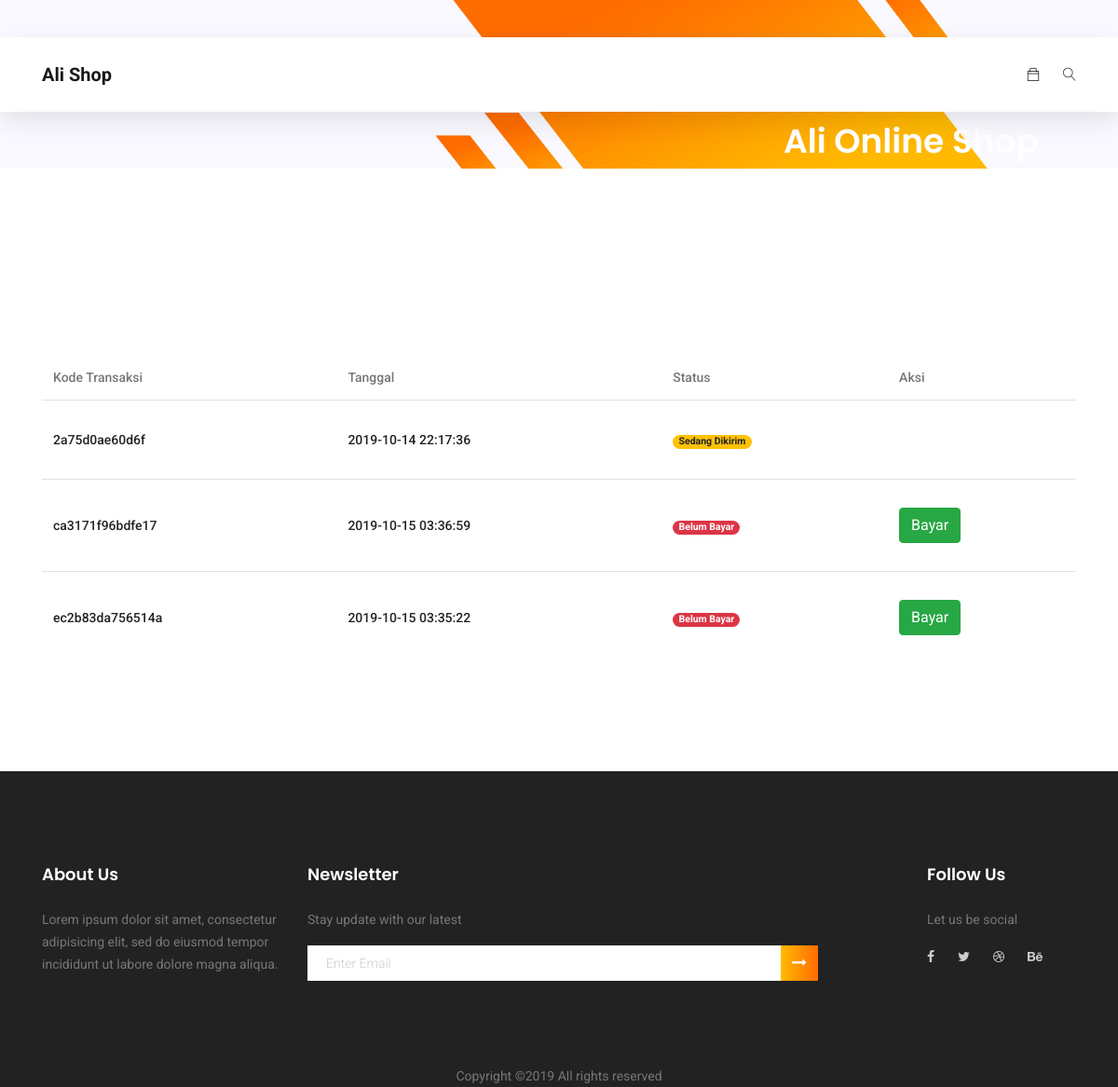
/index.php/transaksi, run on the app's committed database.
### tables this page shows
CREATE TABLE `penjualan`  (
  `NoPenjualan` varchar(255) NOT NULL,
  `Tanggal` varchar(255) NULL DEFAULT NULL,
  `Total` int(1) NULL DEFAULT NULL,
  `Nama` varchar(255) NULL DEFAULT NULL,
  `HP` varchar(255) NULL DEFAULT NULL,
  `Alamat` varchar(255) NULL DEFAULT NULL,
  `Kota` varchar(255) NULL DEFAULT NULL,
  `KodePos` varchar(255) NULL DEFAULT NULL,
  `Email` varchar(255) NULL DEFAULT NULL,
  `Status` varchar(255) NOT NULL,
  `Ongkir` int(1) NULL DEFAULT NULL,
  `Provinsi` varchar(255) NULL DEFAULT NULL,
  `Kurir` varchar(255) NULL DEFAULT NULL,
  `ServiceKurir` varchar(255) NULL DEFAULT NULL,
  UNIQUE INDEX `U_PENJUALAN`(`NoPenjualan`) USING BTREE
);

### application/controllers/Transaksi.php (called while the page is built, shortened)
<?php if ( ! defined('BASEPATH')) exit('No direct script access allowed');
class Transaksi extends CI_Controller {
    public function __construct(){
        $this->load->helper(array('form', 'url'));
        $this->load->model('PenjualanModel');
        $this->load->model('BarangModel');
    }
    public function index(){
        $data = array();
        $data['dataTransaksi'] = $this->PenjualanModel->getAll();
        $data['Content'] = $this->load->view('admin/transaksi', $data, TRUE);
        $this->load->view('shop/template', $data);
    }
}

### index.php (called while the page is built, shortened)
<?php
require_once BASEPATH.'core/CodeIgniter.php';

### application/models/PenjualanModel.php (called while the page is built, shortened)
<?php
class PenjualanModel extends CI_Model {
    function getAll()
    {
        $this->db->select("*");
        $this->db->from("penjualan");
        $query = $this->db->get();
        if(!$query->num_rows() < 1) {
            return $query->result();
        }else{
            return false;
        }
    }
}

### application/views/admin/transaksi.php (the view)
<section class="cart_area">
    <div class="container">
        <div class="cart_inner">
            <div class="table-responsive">
                <table class="table">
                    <thead>
                        <tr>
                            <th scope="col">Kode Transaksi</th>
                            <th scope="col">Tanggal</th>
                            <th scope="col">Status</th>
                            <th scope="col">Aksi</th>
                        </tr>
                    </thead>
                    <tbody>
                        <?php if(isset($dataTransaksi)) { $i=0; foreach ($dataTransaksi as $Transaksi) { ?>
                        <tr>
                            <td>
                                <h5><?php echo ($Transaksi->NoPenjualan) ?></h5>
                            </td>
                            <td>
                                <h5><?php echo ($Transaksi->Tanggal) ?></h5>
                            </td>
                            <td>
                                <?php if ($Transaksi->Status == 'Belum Bayar') { ?>
                                <span class="badge badge-pill badge-danger">Belum Bayar</span>
                                <?php } else if ($Transaksi->Status == 'Sudah Bayar') { ?>
                                <span class="badge badge-pill badge-success">Sudah Bayar</span>
                                <?php } else { ?>
                                <span class="badge badge-pill badge-warning">Sedang Dikirim</span>
                                <?php } ?>
                            </td>
                            <td>
                                <?php if ($Transaksi->Status == 'Belum Bayar') { ?>
                                <a class="btn btn-success" href="<?php echo base_url()?>Transaksi/bayar/<?php echo ($Transaksi->NoPenjualan) ?>">Bayar</a>
                                <?php } else if ($Transaksi->Status == 'Sudah Bayar') { ?>
                                <a class="btn btn-primary" href="<?php echo base_url()?>Transaksi/kirim/<?php echo ($Transaksi->NoPenjualan) ?>">Kirim</a>
                                <?php } ?>
                            </td>
                        </tr>
                        <?php } } else { ?>
                            <tr>
                                <td colspan="4"> Tidak ada transaksi</td>
                            </tr>
                        <?php } ?>
                    </tbody>
                </table>
            </div>
        </div>
    </div>
</section>

### data on the page
penjualan: NoPenjualan "2a75d0ae60d6f", Tanggal "2019-10-14 22:17:36", Status "Sedang Dikirim"
penjualan: NoPenjualan "ca3171f96bdfe17", Tanggal "2019-10-15 03:36:59", Status "Belum Bayar"
penjualan: NoPenjualan "ec2b83da756514a", Tanggal "2019-10-15 03:35:22", Status "Belum Bayar"
